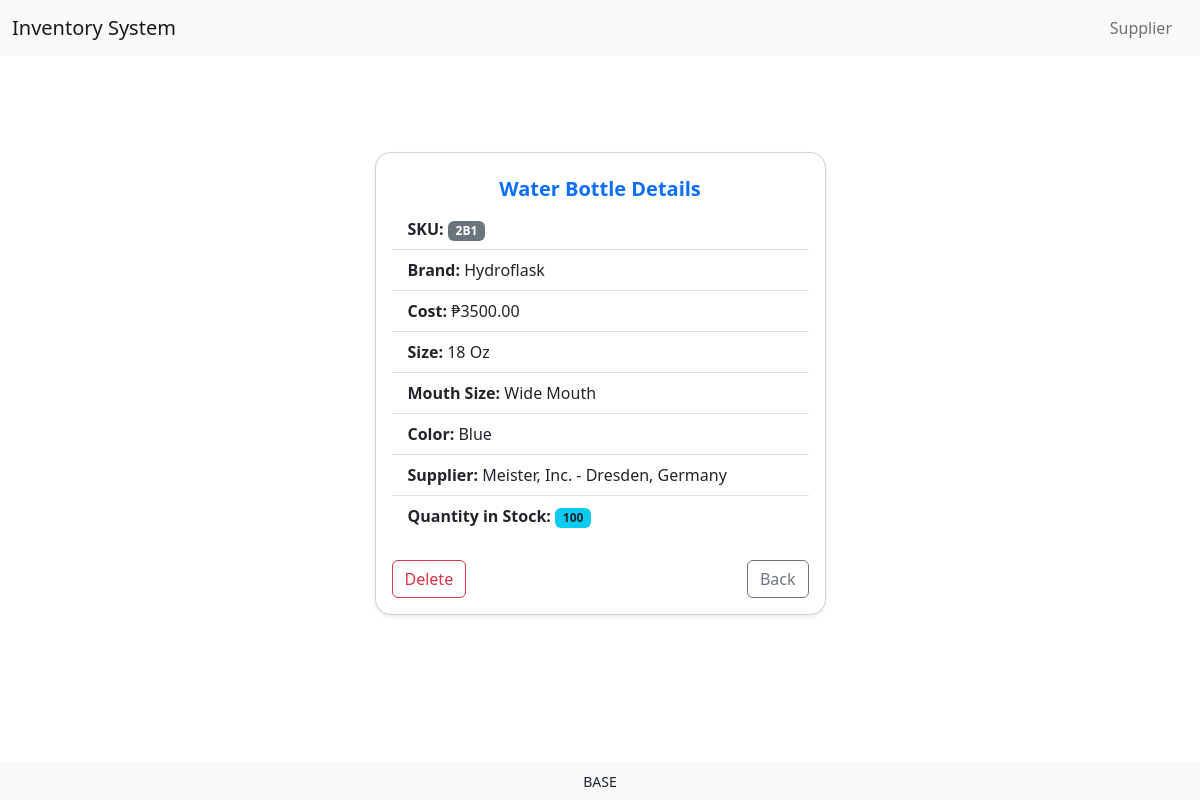
/view_bottle_details/2/, run on the app's committed database.
### MyInventoryApp/models.py (models this page shows, shortened)
class WaterBottle(models.Model):
    sku = models.CharField(max_length=10, unique=True)
    brand = models.CharField(max_length=255)
    cost = models.DecimalField(max_digits=10, decimal_places=2)
    size = models.CharField(max_length=50)
    mouth_size = models.CharField(max_length=50)
    color = models.CharField(max_length=50)
    supplier = models.ForeignKey(Supplier, on_delete=models.CASCADE)
    current_quantity = models.IntegerField()

class Supplier(models.Model):
    name = models.CharField(max_length=255)
    city = models.CharField(max_length=255)
    country = models.CharField(max_length=255)
    created_at = models.DateTimeField()
    def __str__(self):
        return f"{self.name} - {self.city}, {self.country}"

### MyInventoryApp/views.py (the view)
# urls.py: path('view_bottle_details/<int:pk>/', views.view_bottle_details, name= 'view_bottle_details'),
def view_bottle_details(request, pk):
    b = get_object_or_404(WaterBottle, pk=pk)
    return render(request, 'MyInventoryApp/view_bottle_details.html', {'b': b})

### MyInventoryApp/templates/MyInventoryApp/view_bottle_details.html
{% extends 'MyInventoryApp/base.html' %}
{% load static %}
{% block content %}
<div class="container py-5">
  <div class="row justify-content-center">
    <div class="col-md-6 col-lg-5 mt-5">
      <div class="card shadow-sm rounded-4">
        <div class="card-body">
          <h5 class="card-title text-center text-primary fw-bold my-2">Water Bottle Details</h5>
          <ul class="list-group list-group-flush mb-3">
            <li class="list-group-item">
              <strong>SKU:</strong>
              <span class="badge bg-secondary">{{ b.sku }}</span>
            </li>
            <li class="list-group-item">
              <strong>Brand:</strong> {{ b.brand }}
            </li>
            <li class="list-group-item">
              <strong>Cost:</strong> ₱{{ b.cost }}
            </li>
            <li class="list-group-item">
              <strong>Size:</strong> {{ b.size }}
            </li>
            <li class="list-group-item">
              <strong>Mouth Size:</strong> {{ b.mouth_size }}
            </li>
            <li class="list-group-item">
              <strong>Color:</strong> {{ b.color }}
            </li>
            <li class="list-group-item">
              <strong>Supplier:</strong> {{ b.supplier }}
            </li>
            <li class="list-group-item">
              <strong>Quantity in Stock:</strong>
              <span class="badge bg-info text-dark">{{ b.current_quantity }}</span>
            </li>
          </ul>
          <div class="d-flex justify-content-between mt-4">
            <a href="{% url 'delete_bottle' pk=b.pk %}" class="btn btn-outline-danger w-45">Delete</a>
            <a href="{% url 'view_bottles' %}" class="btn btn-outline-secondary w-45">Back</a>
          </div>
        </div>
      </div>
    </div>
  </div>
</div>
{% endblock %}

### MyInventoryApp/templates/MyInventoryApp/base.html (style rules this page uses)
body { padding-bottom: 60px; }

### data on the page
WaterBottle: sku "2B1", brand "Hydroflask", cost "3500.00", size "18 Oz", mouth_size "Wide Mouth", color "Blue", supplier "Meister, Inc. - Dresden, Germany", current_quantity "100"
